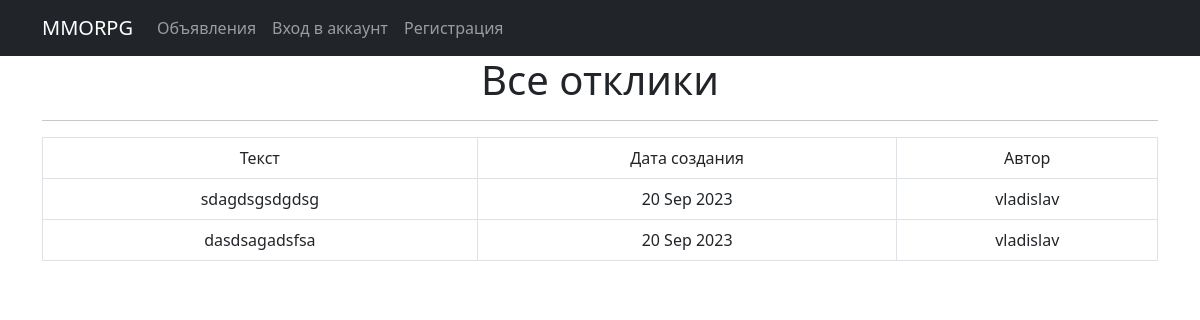
/replies/, run on an earlier commit of the app's database.
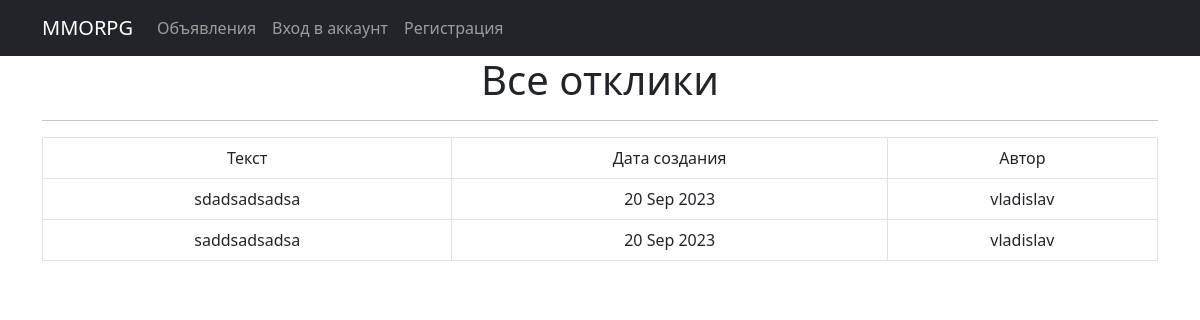
And on a later commit of the database.
### mmo/models.py (models this page shows, shortened)
class Reply(models.Model):
    reply_text = models.TextField()
    time_create = models.DateTimeField(auto_now_add=True)
    user = models.ForeignKey(User, on_delete=models.CASCADE, null=True)
    post = models.ForeignKey(Post, on_delete=models.CASCADE, null=True)
    accepted = models.BooleanField(default=False)

### mmo/views.py (the view)
# urls.py: path('replies/', ReplyList.as_view(), name='replies'),
class ReplyList(ListView):
    model = Reply
    template_name = 'replies.html'
    ordering = '-time_create'
    context_object_name = 'replies'

### templates/replies.html (shortened to what this page needs)
{% extends 'flatpages/default.html' %}
{% block content %}
<h1>Все отклики</h1>
<hr>
{% if replies %}
       <table class="table table-bordered">
           <tr>
               <td>Текст</td>
               <td>Дата создания</td>
               <td>Автор</td>
           </tr>
           {% for r in replies %}
           <tr>
               <td>{{ r.reply_text }}</a></td>
               <td>{{ r.time_create|date:'d M Y' }}</td>
               <td>{{ r.user }}</td>
           </tr>
           {% endfor %}
       </table>
   {% else %}
       <h2>Откликов нет!</h2>
   {% endif %}
{% endblock content %}

What changed in the data, as far as the page shows it:
changed Reply: reply_text "sdagdsgsdgdsg" → "sdadsadsadsa"
changed Reply: reply_text "dasdsagadsfsa" → "saddsadsadsa"
